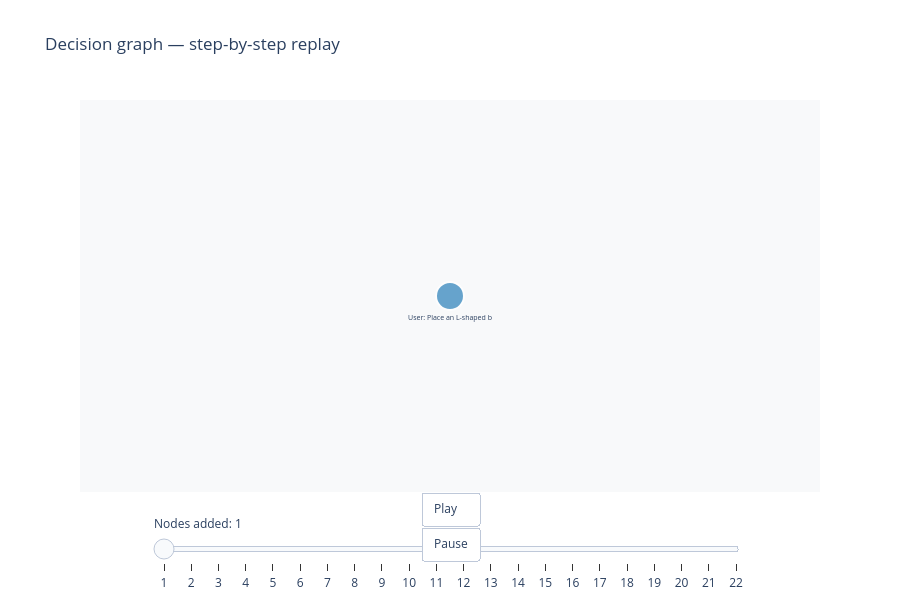

Source (notebook cell):
### Markdown cell above
## Step-by-step replay animation

Simulates how the graph grows node-by-node as events stream in,  
rendered as a **Plotly slider** (one frame per node added).

### Code cell
# Replay: build sub-graphs of size 1..N and snapshot each
all_nodes = g.to_dict()['nodes']  # ordered by insertion
snapshots = []
for k in range(1, len(all_nodes) + 1):
    subset = all_nodes[:k]
    subset_ids = {n['node_id'] for n in subset}
    edges = [e for e in g.to_dict()['edges']
             if e['source'] in subset_ids and e['target'] in subset_ids]
    snapshots.append({'nodes': subset, 'edges': edges,
                      'head': subset[-1]['node_id']})

def pos_for_snapshot(snap):
    # Use final layout but only show subset of nodes
    return compute_dag_layout(snap)

# Build frames
frames = []
# Pre-compute final positions so layout doesn't jump
final_pos = compute_dag_layout(g.to_dict())

for snap in snapshots:
    snap_ids = {n['node_id'] for n in snap['nodes']}
    node_x, node_y, node_text, node_color, node_size = [], [], [], [], []
    for n in snap['nodes']:
        if n['node_id'] not in final_pos:
            continue
        x, y = final_pos[n['node_id']]
        node_x.append(x)
        node_y.append(y)
        node_text.append(n['label'][:25])
        node_color.append(TYPE_COLORS.get(n['type'], '#7f8c8d'))
        node_size.append(TYPE_SIZES.get(n['type'], 22))

    edge_x, edge_y = [], []
    for e in snap['edges']:
        if e['source'] in final_pos and e['target'] in final_pos:
            x0, y0 = final_pos[e['source']]
            x1, y1 = final_pos[e['target']]
            edge_x += [x0, x1, None]
            edge_y += [y0, y1, None]

    frames.append(go.Frame(
        data=[
            go.Scatter(x=edge_x, y=edge_y, mode='lines',
                       line=dict(color='#2c3e50', width=2), hoverinfo='none'),
            go.Scatter(x=node_x, y=node_y, mode='markers+text',
                       marker=dict(color=node_color, size=node_size,
                                   line=dict(color='white', width=2)),
                       text=node_text, textposition='bottom center',
                       textfont=dict(size=7)),
        ],
        name=str(len(snap['nodes'])),
    ))

# Initial frame
first = snapshots[0]
n0 = first['nodes'][0]
x0_init, y0_init = final_pos.get(n0['node_id'], (0, 0))
anim_fig = go.Figure(
    data=[
        go.Scatter(x=[], y=[], mode='lines', line=dict(color='#2c3e50', width=2)),
        go.Scatter(x=[x0_init], y=[y0_init], mode='markers+text',
                   marker=dict(color=[TYPE_COLORS.get(n0['type'], '#7f8c8d')],
                               size=[TYPE_SIZES.get(n0['type'], 22)],
                               line=dict(color='white', width=2)),
                   text=[n0['label'][:25]], textposition='bottom center',
                   textfont=dict(size=7)),
    ],
    frames=frames,
)
anim_fig.update_layout(
    title='Decision graph — step-by-step replay',
    xaxis=dict(showgrid=False, zeroline=False, showticklabels=False),
    yaxis=dict(showgrid=False, zeroline=False, showticklabels=False),
    plot_bgcolor='#f8f9fa', height=600,
    updatemenus=[dict(
        type='buttons', showactive=False, y=0, x=0.5, xanchor='center',
        buttons=[
            dict(label='Play', method='animate',
                 args=[None, dict(frame=dict(duration=400, redraw=True),
                                  fromcurrent=True)]),
            dict(label='Pause', method='animate',
                 args=[[None], dict(frame=dict(duration=0), mode='immediate')]),
        ],
    )],
    sliders=[dict(
        steps=[dict(method='animate', args=[[f.name], dict(mode='immediate')],
                    label=f.name) for f in frames],
        x=0.1, len=0.8, y=0,
        currentvalue=dict(prefix='Nodes added: ', visible=True),
    )],
)
anim_fig.show()

### Figure 1 — Plotly figure (JSON) as saved in the notebook; plotly's stock layout.template omitted (floating-point values rounded to 4 significant figures)
{"data": [{"line": {"color": "#2c3e50", "width": 2}, "mode": "lines", "type": "scatter", "x": [], "y": []}, {"marker": {"color": ["#2980b9"], "line": {"color": "white", "width": 2}, "size": [28]}, "mode": "markers+text", "text": ["User: Place an L-shaped b"], "textfont": {"size": 7}, "textposition": "bottom center", "type": "scatter", "x": [2.5], "y": [0]}], "layout": {"height": 600, "plot_bgcolor": "#f8f9fa", "sliders": [{"currentvalue": {"prefix": "Nodes added: ", "visible": true}, "len": 0.8, "steps": [{"args": [["1"], {"mode": "immediate"}], "label": "1", "method": "animate"}, {"args": [["2"], {"mode": "immediate"}], "label": "2", "method": "animate"}, {"args": [["3"], {"mode": "immediate"}], "label": "3", "method": "animate"}, {"args": [["4"], {"mode": "immediate"}], "label": "4", "method": "animate"}, {"args": [["5"], {"mode": "immediate"}], "label": "5", "method": "animate"}, {"args": [["6"], {"mode": "immediate"}], "label": "6", "method": "animate"}, {"args": [["7"], {"mode": "immediate"}], "label": "7", "method": "animate"}, {"args": [["8"], {"mode": "immediate"}], "label": "8", "method": "animate"}, {"args": [["9"], {"mode": "immediate"}], "label": "9", "method": "animate"}, {"args": [["10"], {"mode": "immediate"}], "label": "10", "method": "animate"}, {"args": [["11"], {"mode": "immediate"}], "label": "11", "method": "animate"}, {"args": [["12"], {"mode": "immediate"}], "label": "12", "method": "animate"}, {"args": [["13"], {"mode": "immediate"}], "label": "13", "method": "animate"}, {"args": [["14"], {"mode": "immediate"}], "label": "14", "method": "animate"}, {"args": [["15"], {"mode": "immediate"}], "label": "15", "method": "animate"}, {"args": [["16"], {"mode": "immediate"}], "label": "16", "method": "animate"}, {"args": [["17"], {"mode": "immediate"}], "label": "17", "method": "animate"}, {"args": [["18"], {"mode": "immediate"}], "label": "18", "method": "animate"}, {"args": [["19"], {"mode": "immediate"}], "label": "19", "method": "animate"}, {"args": [["20"], {"mode": "immediate"}], "label": "20", "method": "animate"}, {"args": [["21"], {"mode": "immediate"}], "label": "21", "method": "animate"}, {"args": [["22"], {"mode": "immediate"}], "label": "22", "method": "animate"}], "x": 0.1, "y": 0}], "title": {"text": "Decision graph — step-by-step replay"}, "updatemenus": [{"buttons": [{"args": [null, {"frame": {"duration": 400, "redraw": true}, "fromcurrent": true}], "label": "Play", "method": "animate"}, {"args": [[null], {"frame": {"duration": 0}, "mode": "immediate"}], "label": "Pause", "method": "animate"}], "showactive": false, "type": "buttons", "x": 0.5, "xanchor": "center", "y": 0}], "xaxis": {"showgrid": false, "showticklabels": false, "zeroline": false}, "yaxis": {"showgrid": false, "showticklabels": false, "zeroline": false}}}
